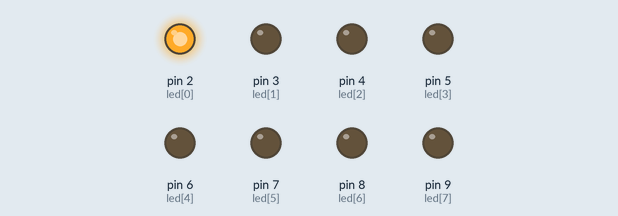
Simulated run of this sketch. Board: Arduino Uno, built with avr-gcc and run on an emulated ATmega328P. Parts: output pins drawn as LEDs (lit = HIGH).

Above: at 0.02 s.
At 0.47 s:
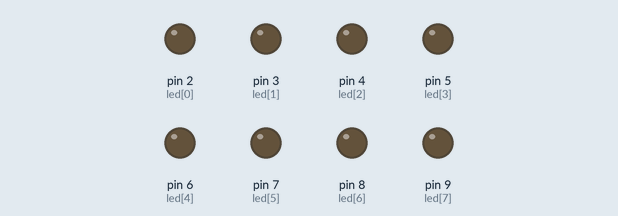
At 0.92 s:
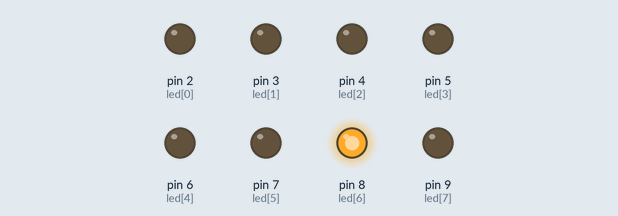
At 1.82 s:
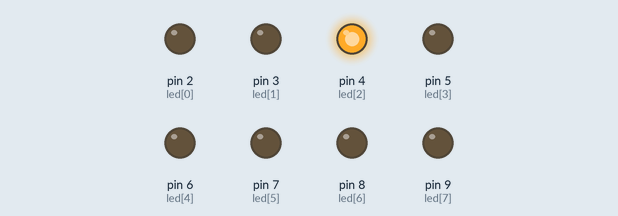
At 2.62 s:
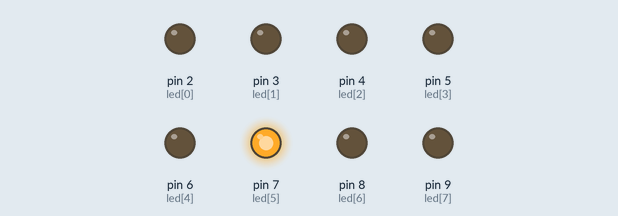
At 3.62 s:
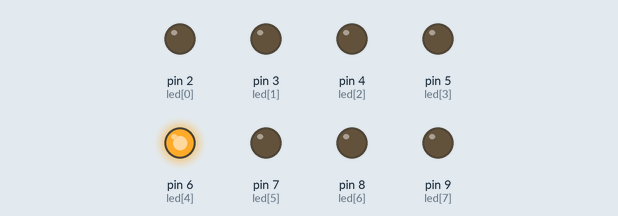
Timing chart, 0 to 3.9 s (numbered marks = the images above):
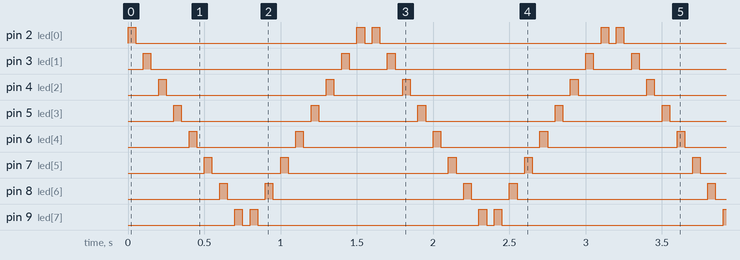

Measured:
- by itself, pin 2 (led[0]): repeats every 1.6 s: LOW 1.5 s, HIGH 0.05 s, LOW 0.05 s, HIGH 0.05 s
- by itself, pin 3 (led[1]): repeats every 1.6 s: LOW 1.3 s, HIGH 0.05 s, LOW 0.25 s, HIGH 0.05 s
- by itself, pin 4 (led[2]): repeats every 1.6 s: LOW 1.1 s, HIGH 0.05 s, LOW 0.45 s, HIGH 0.05 s
- by itself, pin 5 (led[3]): repeats every 1.6 s: LOW 0.85 s, HIGH 0.05 s, LOW 0.65 s, HIGH 0.05 s
- by itself, pin 6 (led[4]): repeats every 1.6 s: LOW 0.65 s, HIGH 0.05 s, LOW 0.85 s, HIGH 0.05 s
- by itself, pin 7 (led[5]): repeats every 1.6 s: LOW 0.45 s, HIGH 0.05 s, LOW 1.1 s, HIGH 0.05 s
- by itself, pin 8 (led[6]): repeats every 1.6 s: LOW 0.25 s, HIGH 0.05 s, LOW 1.3 s, HIGH 0.05 s
- by itself, pin 9 (led[7]): repeats every 1.6 s: LOW 0.05 s, HIGH 0.05 s, LOW 1.5 s, HIGH 0.05 s

The sketch:

Lab01.ino
```cpp
// Pin 13 has an LED connected on most Arduino boards.
// give it a name:
int led[8] = {2,3,4,5,6,7,8,9};
int i,num;
// the setup routine runs once when you press reset:
void setup() {
  // initialize the digital pin as an output.
  for (i=0;i<8;i++)
  {
    pinMode(led[i], OUTPUT);
  }
}

// the loop routine runs over and over again forever:
void loop() {

  	for (i=0;i<=7;i++){
	    digitalWrite(led[i], HIGH);   // turn the LED on (HIGH is the voltage level)
	  	delay(50);               // wait for a second
	  	digitalWrite(led[i], LOW);    // turn the LED off by making the voltage LOW
	  	delay(50);               // wait for a second
  	}


	  for (i=7;i>=0;i--){
	    digitalWrite(led[i], HIGH);   // turn the LED on (HIGH is the voltage level)
	  	delay(50);               // wait for a second
	  	digitalWrite(led[i], LOW);    // turn the LED off by making the voltage LOW
	  	delay(50);               // wait for a second
  	}

}
```
